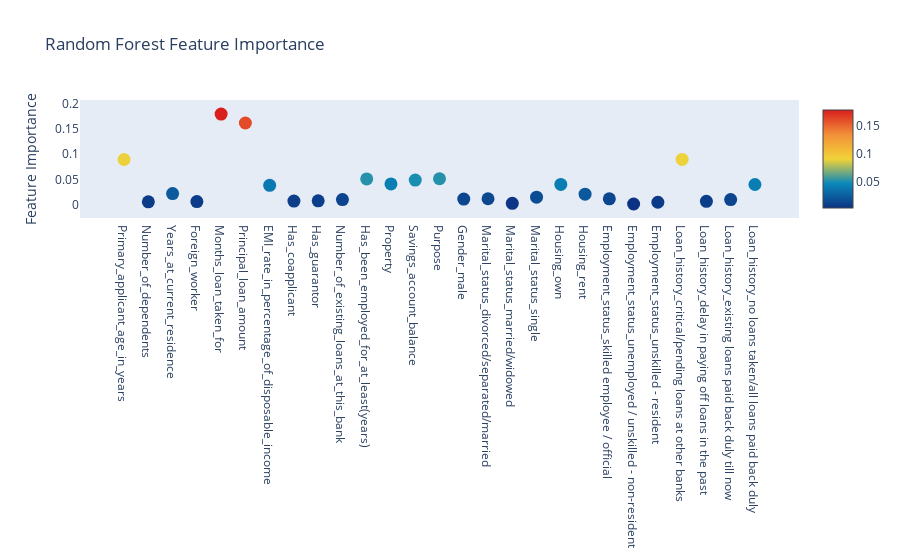

Notebook source saved alongside this figure:
### Markdown cell above
### Note:
the below two figures are dynamic and so we need to run the cells to view it. However, the images are available in the images section of the root folder.

### Code cell
data = [
        go.Scatter(
        y = rf.feature_importances_,
        x = features,
        mode='markers',
        marker=dict(
            sizemode = 'diameter',
            sizeref = 1,
            size = 13,
            color = rf.feature_importances_,
            colorscale='Portland',
            showscale=True
        ),
        text = features
    )
]

layout= go.Layout(
    autosize= True,
    title= 'Random Forest Feature Importance',
    hovermode= 'closest',
     xaxis= dict(
         ticklen= 5,
         showgrid=False,
        zeroline=False,
        showline=False
     ),
    yaxis=dict(
        title= 'Feature Importance',
        showgrid=False,
        zeroline=False,
        ticklen= 5,
        gridwidth= 2
    ),
    showlegend= False
)
fig = go.Figure(data=data, layout=layout)
py.iplot(fig,filename='scatter2010')

### Figure 1 — Plotly figure (JSON) as saved in the notebook; plotly's stock layout.template omitted (floating-point values rounded to 4 significant figures)
{"data": [{"marker": {"color": [0.08973, 0.00645, 0.02253, 0.006858, 0.1793, 0.1616, 0.03882, 0.007882, 0.008387, 0.01071, 0.05155, 0.04156, 0.04925, 0.05182, 0.01184, 0.01246, 0.003339, 0.01545, 0.0406, 0.02134, 0.01222, 0.002128, 0.005539, 0.08984, 0.007342, 0.01088, 0.04051], "colorscale": [[0, "rgb(12,51,131)"], [0.25, "rgb(10,136,186)"], [0.5, "rgb(242,211,56)"], [0.75, "rgb(242,143,56)"], [1, "rgb(217,30,30)"]], "showscale": true, "size": 13, "sizemode": "diameter", "sizeref": 1}, "mode": "markers", "text": ["Primary_applicant_age_in_years", "Number_of_dependents", "Years_at_current_residence", "Foreign_worker", "Months_loan_taken_for", "Principal_loan_amount", "EMI_rate_in_percentage_of_disposable_income", "Has_coapplicant", "Has_guarantor", "Number_of_existing_loans_at_this_bank", "Has_been_employed_for_at_least(years)", "Property", "Savings_account_balance", "Purpose", "Gender_male", "Marital_status_divorced/separated/married", "Marital_status_married/widowed", "Marital_status_single", "Housing_own", "Housing_rent", "Employment_status_skilled employee / official", "Employment_status_unemployed / unskilled - non-resident", "Employment_status_unskilled - resident", "Loan_history_critical/pending loans at other banks", "Loan_history_delay in paying off loans in the past", "Loan_history_existing loans paid back duly till now", "Loan_history_no loans taken/all loans paid back duly"], "type": "scatter", "x": ["Primary_applicant_age_in_years", "Number_of_dependents", "Years_at_current_residence", "Foreign_worker", "Months_loan_taken_for", "Principal_loan_amount", "EMI_rate_in_percentage_of_disposable_income", "Has_coapplicant", "Has_guarantor", "Number_of_existing_loans_at_this_bank", "Has_been_employed_for_at_least(years)", "Property", "Savings_account_balance", "Purpose", "Gender_male", "Marital_status_divorced/separated/married", "Marital_status_married/widowed", "Marital_status_single", "Housing_own", "Housing_rent", "Employment_status_skilled employee / official", "Employment_status_unemployed / unskilled - non-resident", "Employment_status_unskilled - resident", "Loan_history_critical/pending loans at other banks", "Loan_history_delay in paying off loans in the past", "Loan_history_existing loans paid back duly till now", "Loan_history_no loans taken/all loans paid back duly"], "y": [0.08973, 0.00645, 0.02253, 0.006858, 0.1793, 0.1616, 0.03882, 0.007882, 0.008387, 0.01071, 0.05155, 0.04156, 0.04925, 0.05182, 0.01184, 0.01246, 0.003339, 0.01545, 0.0406, 0.02134, 0.01222, 0.002128, 0.005539, 0.08984, 0.007342, 0.01088, 0.04051]}], "layout": {"autosize": true, "hovermode": "closest", "showlegend": false, "title": {"text": "Random Forest Feature Importance"}, "xaxis": {"showgrid": false, "showline": false, "ticklen": 5, "zeroline": false}, "yaxis": {"gridwidth": 2, "showgrid": false, "ticklen": 5, "title": {"text": "Feature Importance"}, "zeroline": false}}}
